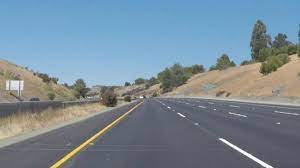
#> input picture road1.jpeg, 300 x 168 px
$ python -i image.py   (imports and definitions only)
#> lines starting #> are read from the running program, lines starting #| are printed output that depends on the picture; after the words box and inside, x2 and y2 are one past the last pixel; in counts of white or black regions, pixels touching at a corner belong together
import cv2
import numpy as np

def	ft_image_stuff(original_image):
	## Step1
	#Convert the image into gray scale
	gray_image = cv2.cvtColor(original_image, cv2.COLOR_RGB2GRAY)
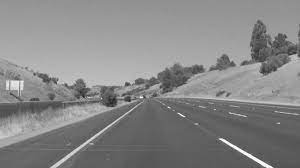
#> gray_image: shape (168, 300); min 26, max 255, mean 134.8
	## Step2
	#Blur the image using Gaussian method
	blurred_image = cv2.GaussianBlur(gray_image, (5, 5), 0)
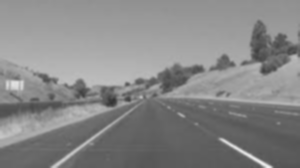
#> blurred_image: shape (168, 300); min 51, max 239, mean 134.8
	## Step3
	#Detect the edges in the image using Canny Edge Detection
	canny_image = cv2.Canny(blurred_image, 50, 150)
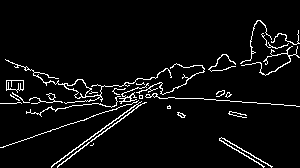
#> canny_image: shape (168, 300); 4.9% white in thin lines or dots, all inside (x1, y1, x2, y2) = (0, 20, 300, 168)
	h, w, c = original_image.shape
#> h = 168; w = 300; c = 3
	#Define a shape to crop the image
	polygons = np.array(
		[[
			(0			, h 		 ),
			(int(w / 2)	, int(h * .6)),
			(w			, h			 ),
			(0			, h			 )
		]])
	#Prepare the mask using the shape defined
	image_mask = np.zeros_like(canny_image)
	#Wear the shape onto the mask
	cv2.fillPoly(image_mask, polygons, 255)
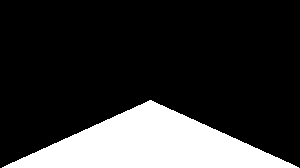
#> image_mask: shape (168, 300); 20.3% white; 1 white region, box (x1, y1, x2, y2) and area: (2, 100, 299, 168) 10213
	## Step4
	#Using the mask crop the image
	cropped_image = cv2.bitwise_and(canny_image, image_mask)
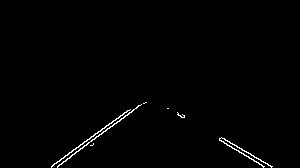
#> cropped_image: shape (168, 300); 0.93% white in thin lines or dots, all inside (x1, y1, x2, y2) = (51, 102, 273, 168)
	#Detect lines using the edges using the Hough Transform
	image_lines = cv2.HoughLinesP(cropped_image, 2, np.pi/180, 100, np.array([]), minLineLength=10, maxLineGap=1)
#> image_lines = [[52, 165, 127, 110], [57, 166, 133, 110]]
	## Step5
	#Prepare image of detected lines
	line_image = np.zeros_like(original_image)
	if image_lines is not None:
		for x1, y1, x2, y2 in image_lines[0]:
			cv2.line(line_image, (x1, y1), (x2, y2), (255, 0, 0), 10)
#> this loop made 1 pass
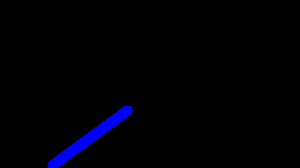
#> line_image: shape (168, 300, 3); mean of channels 0, 1, 2 5.4, 0, 0; drawn as B, G, R
	## Step6
	#Combine the edges image and original one
	combo_image = cv2.addWeighted(original_image, .8, line_image, 1, 1)
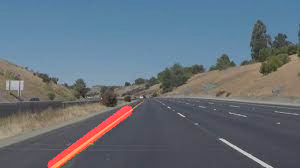
#> combo_image: shape (168, 300, 3); mean R, G, B 101.1, 111.7, 122.6
	cv2.imshow('original_image', original_image)
	cv2.imshow('step1: gray_image', gray_image)
	cv2.imshow('step2: blurred_image', blurred_image)
	cv2.imshow('step3: canny_image', canny_image)
	cv2.imshow('step4: cropped_image', cropped_image)
	cv2.imshow('step5: line_image', line_image)
	cv2.imshow('step6: combo_image', combo_image)


>>> import cv2
>>> picture = cv2.cvtColor(cv2.imread('road1.jpeg'), cv2.COLOR_BGR2RGB)
>>> result = ft_image_stuff(picture)

$ run again, on road2.jpeg
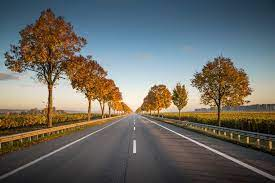
#> input picture road2.jpeg, 275 x 183 px
#> in ft_image_stuff, `canny_image = cv2.Canny(blurred_image, 50, 150)`:
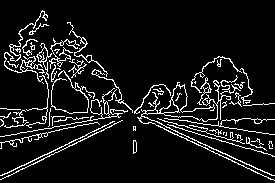
#> canny_image: shape (183, 275); 9% white in thin lines or dots
#> image_mask: shape (183, 275); 20.3% white; 1 white region, box (x1, y1, x2, y2) and area: (1, 109, 275, 183) 10238
#> cropped_image: shape (183, 275); 0.77% white in thin lines or dots, all inside (x1, y1, x2, y2) = (43, 109, 259, 174)
#> image_lines = [[192, 141, 228, 159]]
#> the loop in ft_image_stuff, `for x1, y1, x2, y2 in image_lines[0]:` made 1 pass
#> in ft_image_stuff, `combo_image = cv2.addWeighted(original_image, .8, line_image, 1, 1)`:
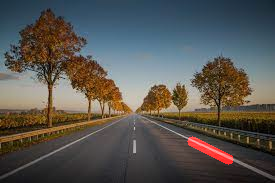
#> combo_image: shape (183, 275, 3); mean R, G, B 88.1, 85.8, 81.3
